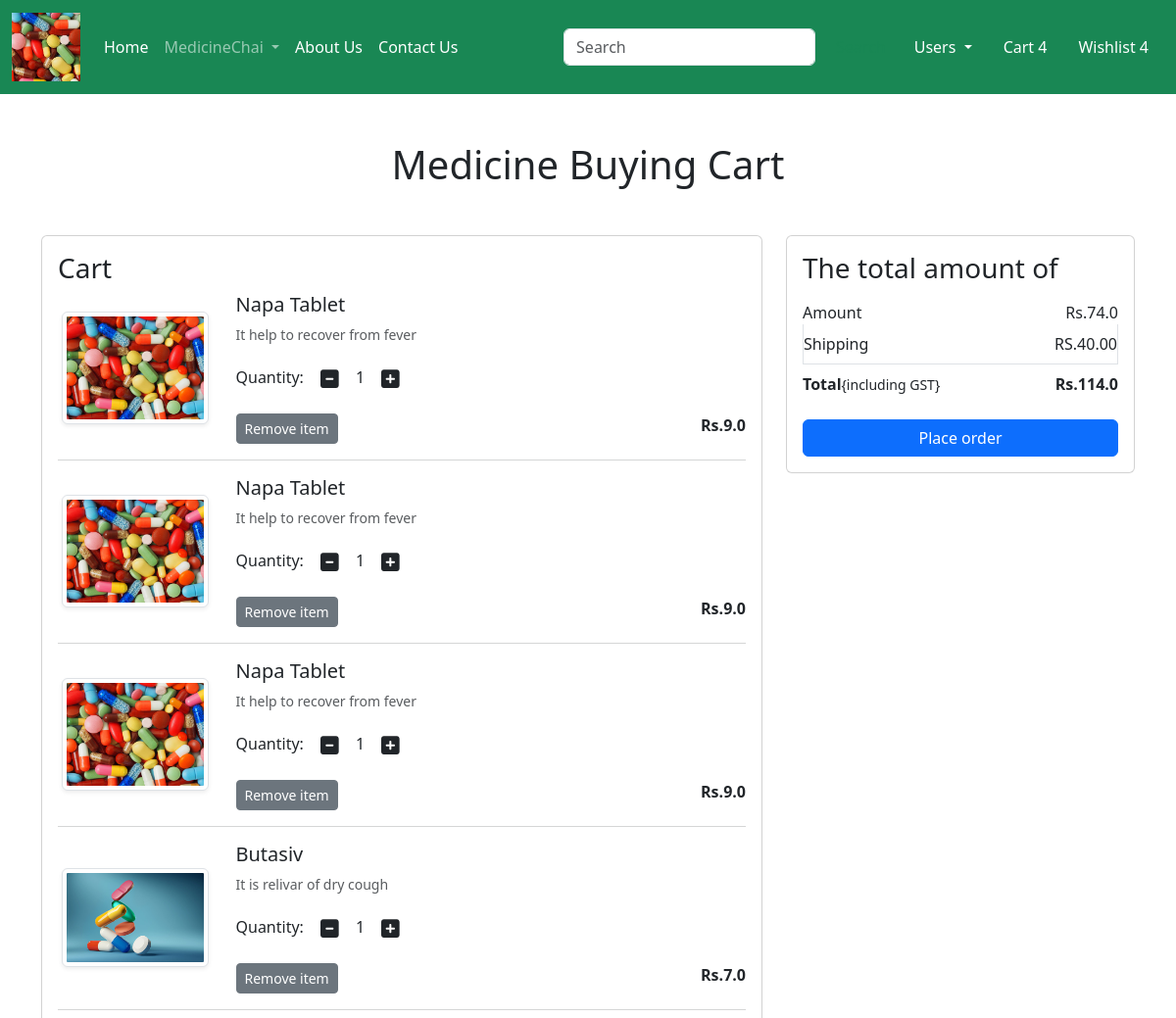
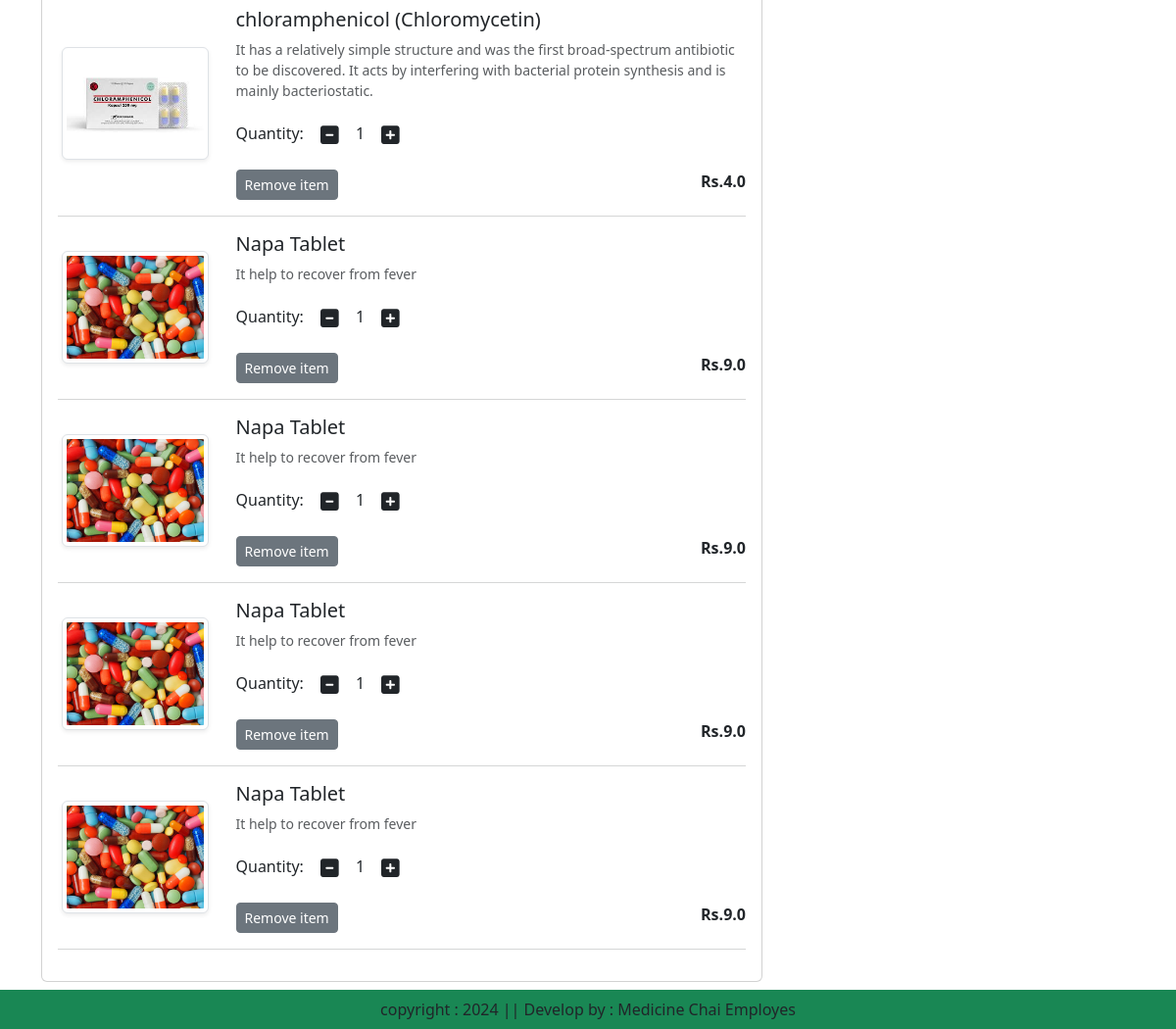
The app's page /cart/ (signed in) with its own data (2 pictures, top to bottom).
### app/models.py (models this page shows, shortened)
class Cart(models.Model):
    user = models.ForeignKey(User,on_delete=models.CASCADE)
    product = models.ForeignKey(Product,on_delete=models.CASCADE)
    quantity = models.PositiveIntegerField(default=1)

class Product(models.Model):
    title = models.CharField(max_length=100)
    selling_price = models.FloatField()
    discounted_price = models.FloatField()
    description = models.TextField(default='')
    composition = models.TextField(default='')
    prodapp = models.TextField(default='')
    category = models.CharField(choices=CATEGORY_CHOICES,max_length=2)
    product_image = models.ImageField(upload_to='product')

### app/views.py (the view)
# urls.py: path('cart/', views.show_cart,name='showcart'),
def show_cart(request):
    user=request.user
    cart = Cart.objects.filter(user=user)
    amount = 0
    for p in cart:
        value = p.quantity*p.product.discounted_price
        amount = amount + value
    totalamount = amount + 40
    return render(request,'app/addtocart.html',locals())

### app/templates/app/addtocart.html (shortened to what this page needs)
{% extends 'app/base.html' %}
{% load static %}
{% block main-content %}
<div class="container my-5">
    <div class="row">
        {% if cart %}
        <h1 class="text-center mb-5">Medicine Buying Cart</h1>
        <div class="col-sm-8">
            <div class="card">
                <div class="card-body">
                    <h3>Cart</h3>
                    {% for item in cart %}
                    <div class="row">
                        <div class="col-sm-3 text-center align-self-center">
                            <img src="{{ item.product.product_image.url }}" alt="" class="img-fluid img-thumbnail shadow-sm" height="150" width="150">
                        </div>
                        <div class="col-sm-9">
                            <div>
                                <h5>{{ item.product.title }}</h5>
                                <p class="mb-2 text-muted small">{{ item.product.description }}</p>
                                <div class="my-3">
                                    <label for="quantity">Quantity:</label>
                                    <a class="minus-cart btn" pid="{{ item.product.description }}"><i class ="fas fa-minus-square fa-lg"></i></a>
                                    <span id="quantity">{{ item.quantity }}</span>
                                    <a class="plus-cart btn" pid="{{ item.product.id }}"><i class="fas fa-plus-square fa-lg"></i></a>
                                </div>
                                <div class="d-flex justify-content-between">
                                    <a href="#" class="remove-cart btn btn-sm btn-secondary mr-3" pid="{{ item.product.id }}">Remove item</a>
                                    <p class="mb-0"><span><strong>Rs.{{ item.product.discounted_price }}</strong></span></p>
                                </div>
                            </div>
                        </div>
                    </div>
                    <hr class="text-muted">
                    {% endfor %}
                </div>
            </div>
        </div>
        <div class="col-sm-4">
            <div class="card">
                <div class="card-body">
                    <h3>The total amount of</h3>
                    <ul class="list-group">
                        <li class="list-group-item d-flex justify-content-between align-items-center border-0 px-0 pb-0">
                            Amount
                            <span id="amount">Rs.{{ amount }}</span>
                        </li>
                        <li class="list-group-item d-flex justify-content-between align-items-center px-0">
                            Shipping
                            <span>RS.40.00</span>
                        </li>
                        <li class="list-group-item d-flex justify-content-between align-items-center border-0 px-0 mb-3">
                            <div>
                                <strong>Total</strong><small>{including GST}</small>
                            </div>
                            <span id="totalamount"><strong>Rs.{{ totalamount }}</strong></span>
                        </li>
                    </ul>
                    <div class="d-grid">
                        <a href="{% url 'checkout' %}" class="btn btn-primary">Place order</a>
                    </div>
                </div>
            </div>
        </div>
        {% else %}
        <h1 class="text-center mb-5">Cart is Empty</h1>
        {% endif %}
    </div>
</div>
{% endblock main-content %}

### app/templates/app/base.html (shortened to what this page needs)
<!DOCTYPE html>
{% load static%}
<html lang="en">
    <head>
        <link href="https://cdn.jsdelivr.net/npm/bootstrap@5.3.3/dist/css/bootstrap.min.css" rel="stylesheet">
        <link rel="stylesheet" href="{% static 'app/css/owl.carousel.min.css' %}"/>
        <link rel="stylesheet" href="{% static 'app/css/all.min.css' %}"/>
        <link rel="stylesheet" href="{% static 'app/css/style.css' %}"/>
    </head>
    <body>
        <nav class="navbar navbar-expand-lg navbar-dark bg-success">
            <div class="container-fluid">
              <a class="navbar-brand" href="#">
                <img src="{% static "app/image/product/medicine15.jpg" %}" width="70" height="70"/>
              </a>
              <div class="collapse navbar-collapse" id="navbarSupportedContent">
                <ul class="navbar-nav me-auto mb-2 mb-lg-0">
                  {% if request.user.is_authenticated %}
                  <li class="nav-item">
                    <a class="nav-link active" aria-current="page" href="/">Home</a>
                  </li>
                  <li class="nav-item dropdown">
                    <a class="nav-link dropdown-toggle" href="#" role="button" data-bs-toggle="dropdown" aria-expanded="false">
                      MedicineChai
                    </a>
                  </li>
                  <li class="nav-item">
                    <a class="nav-link text-white" href="{% url 'about' %}">About Us</a>
                  </li>
                  <li class="nav-item">
                    <a class="nav-link text-white" href="{% url 'contact' %}">Contact Us</a>
                  </li>
                </ul>
                <form class="d-flex" role="search">
                  <input class="form-control me-2" type="search" placeholder="Search" aria-label="Search">
                  <button class="btn btn-outline-success" type="submit">Search</button>
                </form>
              </div>
              <ul class="navbar-nav me-auto mb-2 mb-lg-0">
                <li class="nav-item dropdown mx-2">
                <a class="nav-link dropdown-toggle text-white "href="#"
                id="profileDropdown" role="button" data-bs-toggle="dropdown"
                aria-expanded="false">
                Users
            </a>
            </li>
            <li class="nav-item mx-2">
                <a href="{% url 'showcart' %}" class="nav-link text-white">Cart 4</a>
            </li>
            <li class="nav-item mx-2">
                <a href ="#" class="nav-link text-white">Wishlist 4</a>
            </li>
            {% endif %}
              </ul>
            </div>
          </nav>
          {% block main-content %}{% endblock main-content %}
          <footer class="container-fluid fixed-bottom bg-success text-center p-2 mt-5">
            copyright : 2024 || Develop by : Medicine Chai Employes
          </footer>
    </body>
</html>

### records on screen
Cart: product.product_image (picture), product "Napa Tablet", product.description "It help to recover from fever", quantity "1", product.discounted_price "9.0"
Cart: product.product_image (picture), product "Napa Tablet", product.description "It help to recover from fever", quantity "1", product.discounted_price "9.0"
Cart: product.product_image (picture), product "Napa Tablet", product.description "It help to recover from fever", quantity "1", product.discounted_price "9.0"
Cart: product.product_image (picture), product "Butasiv", product.description "It is relivar of dry cough", quantity "1", product.discounted_price "7.0"
Cart: product.product_image (picture), product "chloramphenicol (Chloromycetin)", product.description "It has a relatively simple structure and was the first broad-spectrum antibiotic to be discovered. It acts by interfering with bacterial protein synthesis and is mainly bacteriostatic.", quantity "1", product.discounted_price "4.0"
Cart: product.product_image (picture), product "Napa Tablet", product.description "It help to recover from fever", quantity "1", product.discounted_price "9.0"
Cart: product.product_image (picture), product "Napa Tablet", product.description "It help to recover from fever", quantity "1", product.discounted_price "9.0"
Cart: product.product_image (picture), product "Napa Tablet", product.description "It help to recover from fever", quantity "1", product.discounted_price "9.0"
Cart: product.product_image (picture), product "Napa Tablet", product.description "It help to recover from fever", quantity "1", product.discounted_price "9.0"

### other values on screen
{{ amount }} "74.0"
{{ totalamount }} "114.0"
